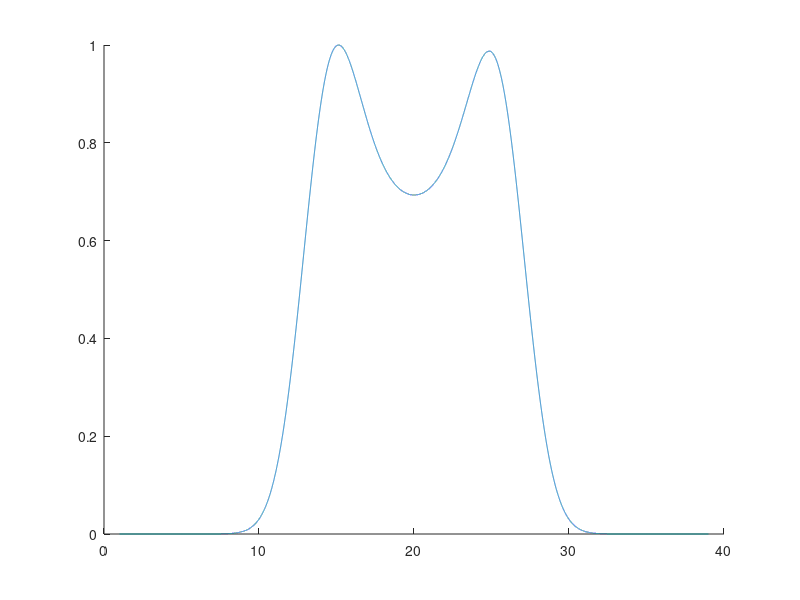

The MATLAB script that drew this image:
% Author: Kevin Whitley
% Date created: 200128

% This function produces a line profile of a septum using an explicit
% 'tilted circle' model.

function improf = septum_model_1D_cont(X0, R, psfFWHM, pixSz, X, bg, amp)

if nargin==0
    X0 = 20.0049;
    R = 6.2651; % [pix]
    ring_grad = 0;
    psfFWHM = 250;
    pixSz = 65;
    bg = 0;
    amp = 1;
    sp = 0.001; % spacing needs to be low enough to prevent problems with discretization (probably <0.5 or so)
    X = 1:sp:39;
end

sigma = psfFWHM/2.35/pixSz;

ring_prof = 1./sqrt(1-((X-X0)/R).^2);

ring_prof = real(ring_prof);
ring_prof(isinf(ring_prof)) = 0;

gpdf_fcn = @(a,x) 1/(a(2)*sqrt(2*pi)) * exp(-(x-a(1)).^2 ./ (2*a(2)^2));
gauss = gpdf_fcn([0 sigma], X-X0);

ring_prof = conv(ring_prof, gauss, 'same'); % convolve with Gaussian psf
% ring_prof = ring_prof(floor(length(gauss)/2):floor((end-length(gauss)/2))+1); % cut ends (convolution increases length of vector)

ring_prof_scale = ring_prof/max(ring_prof(:));

improf = ring_prof_scale * amp + bg;

if nargin==0
    figure
    hold on
    plot(X, improf)
end